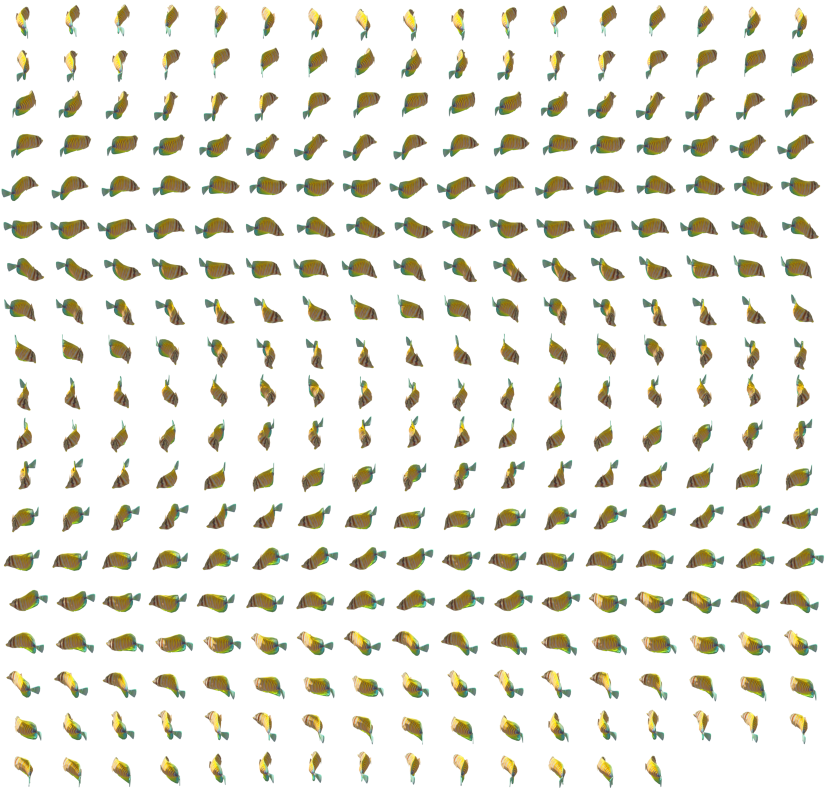
#> input picture graphics/entity/fish/1.png, 1649 x 1577 px, found by its file name (shown at 1/2 size); its folder holds only this picture in this run
$ python icons.py
#> lines starting #> are read from the running program, lines starting #| are printed output that depends on the picture
import os
from PIL import Image

directory = 'C://Users/zacha/Documents/factorio/mods/maraxsis/graphics/entity/fish/'
line_length = 16


q = 0
for filename in os.listdir(directory):
    if filename.endswith('.png'):
        image_path = os.path.join(directory, filename)
        image = Image.open(image_path)
#> image is the input picture: PIL image 1649x1577 RGBA; mean R, G, B, A 26.1, 25.1, 15.2, 43.2
        width, height = image.size
#> width = 1649; height = 1577

        line_length = 'q'
        lines_per_file = 'q'
        widthb = 0
        heightb = 0

        if width % 20 == 0:
            line_length = 20
        else:
            for i in range(16, 22)[::-1]:
                if width % i == 0:
                    line_length = i
                    break

        if height % 20 == 0:
            lines_per_file = 20
        else:
            for i in range(16, 22)[::-1]:
                if height % i == 0:
                    lines_per_file = i
                    break

        widthb = width // line_length
#> widthb = 97
        heightb = height // lines_per_file
#> heightb = 83

        print(f'{filename} width: {width}, height: {height}, line_length: {line_length}, lines_per_file: {lines_per_file}')
#| 1.png width: 1649, height: 1577, line_length: 17, lines_per_file: 19

        n = 264
        q += 1
        x = (n % line_length) * widthb
#> x = 873
        y = (n // line_length) * heightb
#> y = 1245

        z=4
        icon = image.crop((x+z, y+z, x-z + widthb, y-z + heightb))
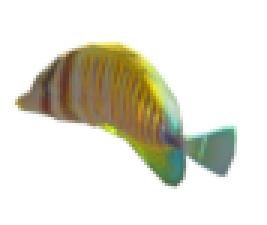
#> icon: PIL image 89x75 RGBA (shown 3 times larger); mean R, G, B, A 36.6, 35.9, 22.1, 61.5; transparent parts drawn white
        icon = icon.resize((64, 64))
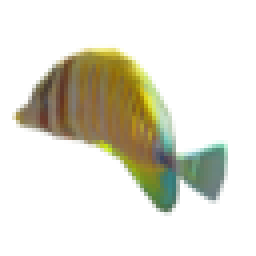
#> icon: PIL image 64x64 RGBA (shown 4 times larger); mean R, G, B, A 37, 36.3, 22.4, 61.5; transparent parts drawn white
        icon.save(f'{directory}icons/{filename}')
